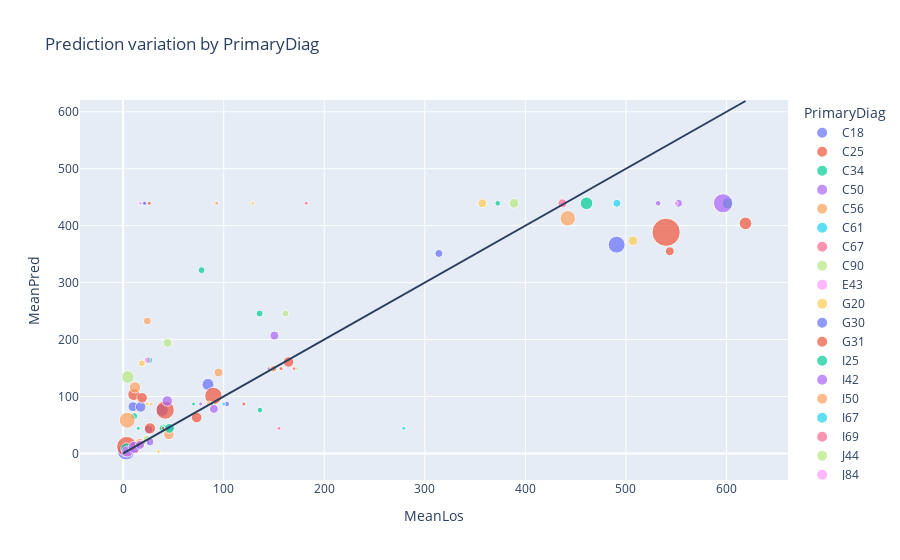

Notebook source saved alongside this figure:
### Code cell
def show_pred_by_catg(col):
    gdf=Results.groupby([col,'LosRange']).size().reset_index()
    gdf.columns=[col,'LosRange','Patients']
    gdf['MeanLos']=pd.DataFrame(Results.groupby([col,'LosRange'])['TotalLos'].agg(MeanLos='mean').reset_index())['MeanLos']
    gdf['MeanPred']=pd.DataFrame(Results.groupby([col,'LosRange'])['Pred_Los'].agg(MeanPred='mean').reset_index())['MeanPred']
    gdf

    fig = px.scatter(gdf,x='MeanLos', y='MeanPred',hover_data=['Patients',col], size='Patients', color=col,
                    title="Prediction variation by " + col)
    fig.update_layout(
            shapes=[
                dict(
                    type= 'line',
                    yref= 'y', y0=0, y1= np.max(gdf['MeanLos']),
                    xref= 'x', x0=0, x1= np.max(gdf['MeanLos'])
                )
            ])
    fig.show()
show_pred_by_catg('PrimaryDiag')

### Figure 1 — Plotly figure (JSON) as saved in the notebook; plotly's stock layout.template omitted (floating-point values rounded to 4 significant figures)
{"data": [{"customdata": [[4, "C18"], [1, "C18"], [1, "C18"], [1, "C18"], [2, "C18"], [4, "C18"]], "hovertemplate": "PrimaryDiag=%{customdata[1]}<br>MeanLos=%{x}<br>MeanPred=%{y}<br>Patients=%{customdata[0]}<extra></extra>", "legendgroup": "C18", "marker": {"color": "#636efa", "size": [4, 1, 1, 1, 2, 4], "sizemode": "area", "sizeref": 0.125, "symbol": "circle"}, "mode": "markers", "name": "C18", "orientation": "v", "showlegend": true, "type": "scatter", "x": [4, 11, 22, 49, 103, 314], "xaxis": "x", "y": [3.387, 10.57, 439.3, 43.99, 86.76, 351.1], "yaxis": "y"}, {"customdata": [[2, "C25"], [1, "C25"], [5, "C25"]], "hovertemplate": "PrimaryDiag=%{customdata[1]}<br>MeanLos=%{x}<br>MeanPred=%{y}<br>Patients=%{customdata[0]}<extra></extra>", "legendgroup": "C25", "marker": {"color": "#EF553B", "size": [2, 1, 5], "sizemode": "area", "sizeref": 0.125, "symbol": "circle"}, "mode": "markers", "name": "C25", "orientation": "v", "showlegend": true, "type": "scatter", "x": [1.5, 120, 543.6], "xaxis": "x", "y": [3.387, 86.76, 355.0], "yaxis": "y"}, {"customdata": [[3, "C34"], [1, "C34"], [1, "C34"], [1, "C34"], [4, "C34"], [1, "C34"], [2, "C34"], [8, "C34"]], "hovertemplate": "PrimaryDiag=%{customdata[1]}<br>MeanLos=%{x}<br>MeanPred=%{y}<br>Patients=%{customdata[0]}<extra></extra>", "legendgroup": "C34", "marker": {"color": "#00cc96", "size": [3, 1, 1, 1, 4, 1, 2, 8], "sizemode": "area", "sizeref": 0.125, "symbol": "circle"}, "mode": "markers", "name": "C34", "orientation": "v", "showlegend": true, "type": "scatter", "x": [5.667, 13, 19, 27, 40.25, 70, 136, 601.2], "xaxis": "x", "y": [3.387, 10.57, 17.78, 25.79, 43.99, 86.76, 76.07, 439.3], "yaxis": "y"}, {"customdata": [[2, "C50"], [1, "C50"], [1, "C50"], [4, "C50"]], "hovertemplate": "PrimaryDiag=%{customdata[1]}<br>MeanLos=%{x}<br>MeanPred=%{y}<br>Patients=%{customdata[0]}<extra></extra>", "legendgroup": "C50", "marker": {"color": "#ab63fa", "size": [2, 1, 1, 4], "sizemode": "area", "sizeref": 0.125, "symbol": "circle"}, "mode": "markers", "name": "C50", "orientation": "v", "showlegend": true, "type": "scatter", "x": [4, 77, 145, 552.2], "xaxis": "x", "y": [3.387, 86.76, 148.8, 439.3], "yaxis": "y"}, {"customdata": [[2, "C56"], [1, "C56"], [1, "C56"]], "hovertemplate": "PrimaryDiag=%{customdata[1]}<br>MeanLos=%{x}<br>MeanPred=%{y}<br>Patients=%{customdata[0]}<extra></extra>", "legendgroup": "C56", "marker": {"color": "#FFA15A", "size": [2, 1, 1], "sizemode": "area", "sizeref": 0.125, "symbol": "circle"}, "mode": "markers", "name": "C56", "orientation": "v", "showlegend": true, "type": "scatter", "x": [3.5, 11, 93], "xaxis": "x", "y": [3.387, 10.57, 439.3], "yaxis": "y"}, {"customdata": [[1, "C61"], [4, "C61"]], "hovertemplate": "PrimaryDiag=%{customdata[1]}<br>MeanLos=%{x}<br>MeanPred=%{y}<br>Patients=%{customdata[0]}<extra></extra>", "legendgroup": "C61", "marker": {"color": "#19d3f3", "size": [1, 4], "sizemode": "area", "sizeref": 0.125, "symbol": "circle"}, "mode": "markers", "name": "C61", "orientation": "v", "showlegend": true, "type": "scatter", "x": [100, 491], "xaxis": "x", "y": [86.76, 439.3], "yaxis": "y"}, {"customdata": [[2, "C67"], [1, "C67"], [1, "C67"], [1, "C67"]], "hovertemplate": "PrimaryDiag=%{customdata[1]}<br>MeanLos=%{x}<br>MeanPred=%{y}<br>Patients=%{customdata[0]}<extra></extra>", "legendgroup": "C67", "marker": {"color": "#FF6692", "size": [2, 1, 1, 1], "sizemode": "area", "sizeref": 0.125, "symbol": "circle"}, "mode": "markers", "name": "C67", "orientation": "v", "showlegend": true, "type": "scatter", "x": [3, 18, 155, 182], "xaxis": "x", "y": [3.387, 17.78, 43.99, 439.3], "yaxis": "y"}, {"customdata": [[1, "C90"], [2, "C90"], [1, "C90"], [1, "C90"]], "hovertemplate": "PrimaryDiag=%{customdata[1]}<br>MeanLos=%{x}<br>MeanPred=%{y}<br>Patients=%{customdata[0]}<extra></extra>", "legendgroup": "C90", "marker": {"color": "#B6E880", "size": [1, 2, 1, 1], "sizemode": "area", "sizeref": 0.125, "symbol": "circle"}, "mode": "markers", "name": "C90", "orientation": "v", "showlegend": true, "type": "scatter", "x": [1, 10, 19, 173], "xaxis": "x", "y": [3.387, 14.18, 17.78, 148.8], "yaxis": "y"}, {"customdata": [[1, "E43"], [1, "E43"], [1, "E43"], [1, "E43"]], "hovertemplate": "PrimaryDiag=%{customdata[1]}<br>MeanLos=%{x}<br>MeanPred=%{y}<br>Patients=%{customdata[0]}<extra></extra>", "legendgroup": "E43", "marker": {"color": "#FF97FF", "size": [1, 1, 1, 1], "sizemode": "area", "sizeref": 0.125, "symbol": "circle"}, "mode": "markers", "name": "E43", "orientation": "v", "showlegend": true, "type": "scatter", "x": [0, 8, 17, 550], "xaxis": "x", "y": [3.387, 10.57, 439.3, 439.3], "yaxis": "y"}, {"customdata": [[5, "G20"], [1, "G20"], [1, "G20"], [1, "G20"], [1, "G20"], [1, "G20"], [6, "G20"]], "hovertemplate": "PrimaryDiag=%{customdata[1]}<br>MeanLos=%{x}<br>MeanPred=%{y}<br>Patients=%{customdata[0]}<extra></extra>", "legendgroup": "G20", "marker": {"color": "#FECB52", "size": [5, 1, 1, 1, 1, 1, 6], "sizemode": "area", "sizeref": 0.125, "symbol": "circle"}, "mode": "markers", "name": "G20", "orientation": "v", "showlegend": true, "type": "scatter", "x": [2.6, 9, 16, 24, 35, 91, 507], "xaxis": "x", "y": [11.51, 10.57, 17.78, 86.76, 3.387, 86.76, 373.4], "yaxis": "y"}, {"customdata": [[19, "G30"], [6, "G30"], [7, "G30"], [5, "G30"], [10, "G30"], [9, "G30"], [2, "G30"], [18, "G30"]], "hovertemplate": "PrimaryDiag=%{customdata[1]}<br>MeanLos=%{x}<br>MeanPred=%{y}<br>Patients=%{customdata[0]}<extra></extra>", "legendgroup": "G30", "marker": {"color": "#636efa", "size": [19, 6, 7, 5, 10, 9, 2, 18], "sizemode": "area", "sizeref": 0.125, "symbol": "circle"}, "mode": "markers", "name": "G30", "orientation": "v", "showlegend": true, "type": "scatter", "x": [2.947, 9.667, 17.43, 25.2, 38.7, 84.33, 150, 490.7], "xaxis": "x", "y": [3.765, 82.02, 81.74, 41.62, 76.11, 121.2, 148.8, 366.6], "yaxis": "y"}, {"customdata": [[26, "G31"], [9, "G31"], [7, "G31"], [8, "G31"], [21, "G31"], [19, "G31"], [7, "G31"], [50, "G31"]], "hovertemplate": "PrimaryDiag=%{customdata[1]}<br>MeanLos=%{x}<br>MeanPred=%{y}<br>Patients=%{customdata[0]}<extra></extra>", "legendgroup": "G31", "marker": {"color": "#EF553B", "size": [26, 9, 7, 8, 21, 19, 7, 50], "sizemode": "area", "sizeref": 0.125, "symbol": "circle"}, "mode": "markers", "name": "G31", "orientation": "v", "showlegend": true, "type": "scatter", "x": [3.615, 10.56, 18.86, 26.62, 41.76, 89.74, 164.4, 539.9], "xaxis": "x", "y": [11.91, 103.4, 97.7, 43.95, 76.17, 100.9, 160.6, 388.4], "yaxis": "y"}, {"customdata": [[8, "I25"], [3, "I25"], [3, "I25"], [2, "I25"], [3, "I25"], [3, "I25"], [10, "I25"]], "hovertemplate": "PrimaryDiag=%{customdata[1]}<br>MeanLos=%{x}<br>MeanPred=%{y}<br>Patients=%{customdata[0]}<extra></extra>", "legendgroup": "I25", "marker": {"color": "#00cc96", "size": [8, 3, 3, 2, 3, 3, 10], "sizemode": "area", "sizeref": 0.125, "symbol": "circle"}, "mode": "markers", "name": "I25", "orientation": "v", "showlegend": true, "type": "scatter", "x": [3.25, 11, 26, 38.5, 78, 135.7, 460.8], "xaxis": "x", "y": [8.462, 65.37, 163.6, 43.99, 321.8, 245.6, 439.3], "yaxis": "y"}, {"customdata": [[1, "I42"], [1, "I42"], [2, "I42"]], "hovertemplate": "PrimaryDiag=%{customdata[1]}<br>MeanLos=%{x}<br>MeanPred=%{y}<br>Patients=%{customdata[0]}<extra></extra>", "legendgroup": "I42", "marker": {"color": "#ab63fa", "size": [1, 1, 2], "sizemode": "area", "sizeref": 0.125, "symbol": "circle"}, "mode": "markers", "name": "I42", "orientation": "v", "showlegend": true, "type": "scatter", "x": [7, 8, 532], "xaxis": "x", "y": [3.387, 10.57, 439.3], "yaxis": "y"}, {"customdata": [[16, "I50"], [8, "I50"], [6, "I50"], [4, "I50"], [7, "I50"], [5, "I50"], [3, "I50"], [15, "I50"]], "hovertemplate": "PrimaryDiag=%{customdata[1]}<br>MeanLos=%{x}<br>MeanPred=%{y}<br>Patients=%{customdata[0]}<extra></extra>", "legendgroup": "I50", "marker": {"color": "#FFA15A", "size": [16, 8, 6, 4, 7, 5, 3, 15], "sizemode": "area", "sizeref": 0.125, "symbol": "circle"}, "mode": "markers", "name": "I50", "orientation": "v", "showlegend": true, "type": "scatter", "x": [4.062, 11.75, 16.67, 24, 45.43, 94.8, 149.3, 442.1], "xaxis": "x", "y": [58.32, 116.0, 17.78, 232.5, 33.41, 142.0, 148.8, 412.9], "yaxis": "y"}, {"customdata": [[2, "I67"], [1, "I67"], [1, "I67"]], "hovertemplate": "PrimaryDiag=%{customdata[1]}<br>MeanLos=%{x}<br>MeanPred=%{y}<br>Patients=%{customdata[0]}<extra></extra>", "legendgroup": "I67", "marker": {"color": "#19d3f3", "size": [2, 1, 1], "sizemode": "area", "sizeref": 0.125, "symbol": "circle"}, "mode": "markers", "name": "I67", "orientation": "v", "showlegend": true, "type": "scatter", "x": [5, 25, 279], "xaxis": "x", "y": [6.979, 17.78, 43.99], "yaxis": "y"}, {"customdata": [[4, "I69"], [2, "I69"], [1, "I69"], [1, "I69"], [5, "I69"]], "hovertemplate": "PrimaryDiag=%{customdata[1]}<br>MeanLos=%{x}<br>MeanPred=%{y}<br>Patients=%{customdata[0]}<extra></extra>", "legendgroup": "I69", "marker": {"color": "#FF6692", "size": [4, 2, 1, 1, 5], "sizemode": "area", "sizeref": 0.125, "symbol": "circle"}, "mode": "markers", "name": "I69", "orientation": "v", "showlegend": true, "type": "scatter", "x": [4.25, 20, 88, 170, 436.8], "xaxis": "x", "y": [3.387, 17.78, 86.76, 148.8, 439.3], "yaxis": "y"}, {"customdata": [[10, "J44"], [1, "J44"], [3, "J44"], [5, "J44"], [3, "J44"], [6, "J44"]], "hovertemplate": "PrimaryDiag=%{customdata[1]}<br>MeanLos=%{x}<br>MeanPred=%{y}<br>Patients=%{customdata[0]}<extra></extra>", "legendgroup": "J44", "marker": {"color": "#B6E880", "size": [10, 1, 3, 5, 3, 6], "sizemode": "area", "sizeref": 0.125, "symbol": "circle"}, "mode": "markers", "name": "J44", "orientation": "v", "showlegend": true, "type": "scatter", "x": [4.6, 21, 23.33, 44.2, 161.3, 388.7], "xaxis": "x", "y": [134.2, 17.78, 25.79, 194.0, 245.6, 439.3], "yaxis": "y"}, {"customdata": [[1, "J84"], [3, "J84"]], "hovertemplate": "PrimaryDiag=%{customdata[1]}<br>MeanLos=%{x}<br>MeanPred=%{y}<br>Patients=%{customdata[0]}<extra></extra>", "legendgroup": "J84", "marker": {"color": "#FF97FF", "size": [1, 3], "sizemode": "area", "sizeref": 0.125, "symbol": "circle"}, "mode": "markers", "name": "J84", "orientation": "v", "showlegend": true, "type": "scatter", "x": [1, 24], "xaxis": "x", "y": [3.387, 163.6], "yaxis": "y"}, {"customdata": [[3, "J96"], [1, "J96"], [2, "J96"], [1, "J96"], [5, "J96"]], "hovertemplate": "PrimaryDiag=%{customdata[1]}<br>MeanLos=%{x}<br>MeanPred=%{y}<br>Patients=%{customdata[0]}<extra></extra>", "legendgroup": "J96", "marker": {"color": "#FECB52", "size": [3, 1, 2, 1, 5], "sizemode": "area", "sizeref": 0.125, "symbol": "circle"}, "mode": "markers", "name": "J96", "orientation": "v", "showlegend": true, "type": "scatter", "x": [18.67, 28, 85.5, 129, 357.2], "xaxis": "x", "y": [158.3, 86.76, 86.76, 439.3, 439.3], "yaxis": "y"}, {"customdata": [[1, "K72"], [1, "K72"], [2, "K72"]], "hovertemplate": "PrimaryDiag=%{customdata[1]}<br>MeanLos=%{x}<br>MeanPred=%{y}<br>Patients=%{customdata[0]}<extra></extra>", "legendgroup": "K72", "marker": {"color": "#636efa", "size": [1, 1, 2], "sizemode": "area", "sizeref": 0.125, "symbol": "circle"}, "mode": "markers", "name": "K72", "orientation": "v", "showlegend": true, "type": "scatter", "x": [3, 21, 45], "xaxis": "x", "y": [3.387, 439.3, 43.99], "yaxis": "y"}, {"customdata": [[1, "M62"], [1, "M62"], [1, "M62"], [7, "M62"], [1, "M62"], [10, "M62"]], "hovertemplate": "PrimaryDiag=%{customdata[1]}<br>MeanLos=%{x}<br>MeanPred=%{y}<br>Patients=%{customdata[0]}<extra></extra>", "legendgroup": "M62", "marker": {"color": "#EF553B", "size": [1, 1, 1, 7, 1, 10], "sizemode": "area", "sizeref": 0.125, "symbol": "circle"}, "mode": "markers", "name": "M62", "orientation": "v", "showlegend": true, "type": "scatter", "x": [13, 26, 40, 73.14, 157, 618.9], "xaxis": "x", "y": [3.387, 439.3, 43.99, 62.94, 148.8, 404.0], "yaxis": "y"}, {"customdata": [[2, "N18"], [1, "N18"], [1, "N18"], [6, "N18"], [1, "N18"], [2, "N18"]], "hovertemplate": "PrimaryDiag=%{customdata[1]}<br>MeanLos=%{x}<br>MeanPred=%{y}<br>Patients=%{customdata[0]}<extra></extra>", "legendgroup": "N18", "marker": {"color": "#00cc96", "size": [2, 1, 1, 6, 1, 2], "sizemode": "area", "sizeref": 0.125, "symbol": "circle"}, "mode": "markers", "name": "N18", "orientation": "v", "showlegend": true, "type": "scatter", "x": [3, 14, 15, 46, 88, 372.5], "xaxis": "x", "y": [3.387, 10.57, 43.99, 43.99, 86.76, 439.3], "yaxis": "y"}, {"customdata": [[8, "Other"], [9, "Other"], [5, "Other"], [4, "Other"], [7, "Other"], [5, "Other"], [5, "Other"], [23, "Other"]], "hovertemplate": "PrimaryDiag=%{customdata[1]}<br>MeanLos=%{x}<br>MeanPred=%{y}<br>Patients=%{customdata[0]}<extra></extra>", "legendgroup": "Other", "marker": {"color": "#ab63fa", "size": [8, 9, 5, 4, 7, 5, 5, 23], "sizemode": "area", "sizeref": 0.125, "symbol": "circle"}, "mode": "markers", "name": "Other", "orientation": "v", "showlegend": true, "type": "scatter", "x": [4.125, 10.89, 16.8, 26.75, 43.86, 90.2, 150.4, 596.5], "xaxis": "x", "y": [3.387, 10.57, 14.9, 20.19, 92.06, 78.2, 206.9, 439.3], "yaxis": "y"}], "layout": {"legend": {"itemsizing": "constant", "title": {"text": "PrimaryDiag"}, "tracegroupgap": 0}, "shapes": [{"type": "line", "x0": 0, "x1": 618.9, "xref": "x", "y0": 0, "y1": 618.9, "yref": "y"}], "title": {"text": "Prediction variation by PrimaryDiag"}, "xaxis": {"anchor": "y", "domain": [0, 1], "title": {"text": "MeanLos"}}, "yaxis": {"anchor": "x", "domain": [0, 1], "title": {"text": "MeanPred"}}}}
